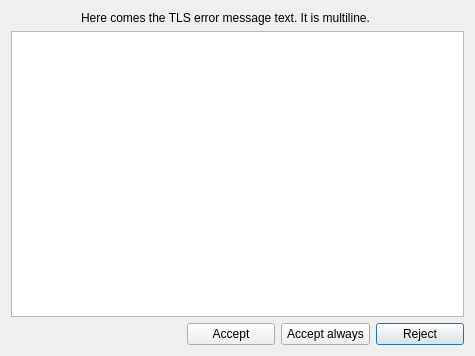
<?xml version="1.0" encoding="UTF-8"?>
<ui version="4.0">
 <class>TLSWarningForm</class>
 <widget class="QDialog" name="TLSWarningForm">
  <property name="geometry">
   <rect>
    <x>0</x>
    <y>0</y>
    <width>475</width>
    <height>356</height>
   </rect>
  </property>
  <property name="windowTitle">
   <string>TLS certificate is untrusted</string>
  </property>
  <layout class="QGridLayout" name="gridLayout">
   <item row="0" column="0">
    <widget class="QLabel" name="label">
     <property name="sizePolicy">
      <sizepolicy hsizetype="Fixed" vsizetype="Preferred">
       <horstretch>0</horstretch>
       <verstretch>0</verstretch>
      </sizepolicy>
     </property>
     <property name="maximumSize">
      <size>
       <width>64</width>
       <height>64</height>
      </size>
     </property>
     <property name="pixmap">
      <pixmap resource="icons.qrc">:/icons/images/tls_warning.png</pixmap>
     </property>
    </widget>
   </item>
   <item row="0" column="1" colspan="4">
    <widget class="QLabel" name="labelMessage">
     <property name="text">
      <string notr="true">Here comes the TLS error message text. It is multiline.</string>
     </property>
     <property name="wordWrap">
      <bool>true</bool>
     </property>
    </widget>
   </item>
   <item row="1" column="0" colspan="5">
    <widget class="QPlainTextEdit" name="textCertificate">
     <property name="readOnly">
      <bool>true</bool>
     </property>
    </widget>
   </item>
   <item row="2" column="0" colspan="2">
    <spacer name="horizontalSpacer">
     <property name="orientation">
      <enum>Qt::Horizontal</enum>
     </property>
     <property name="sizeHint" stdset="0">
      <size>
       <width>170</width>
       <height>20</height>
      </size>
     </property>
    </spacer>
   </item>
   <item row="2" column="2">
    <widget class="QPushButton" name="pushAccept">
     <property name="text">
      <string>Accept</string>
     </property>
    </widget>
   </item>
   <item row="2" column="3">
    <widget class="QPushButton" name="pushAcceptAlways">
     <property name="text">
      <string>Accept always</string>
     </property>
    </widget>
   </item>
   <item row="2" column="4">
    <widget class="QPushButton" name="pushReject">
     <property name="text">
      <string>Reject</string>
     </property>
     <property name="default">
      <bool>true</bool>
     </property>
    </widget>
   </item>
  </layout>
 </widget>
 <resources>
  <include location="icons.qrc"/>
 </resources>
 <connections/>
</ui>
